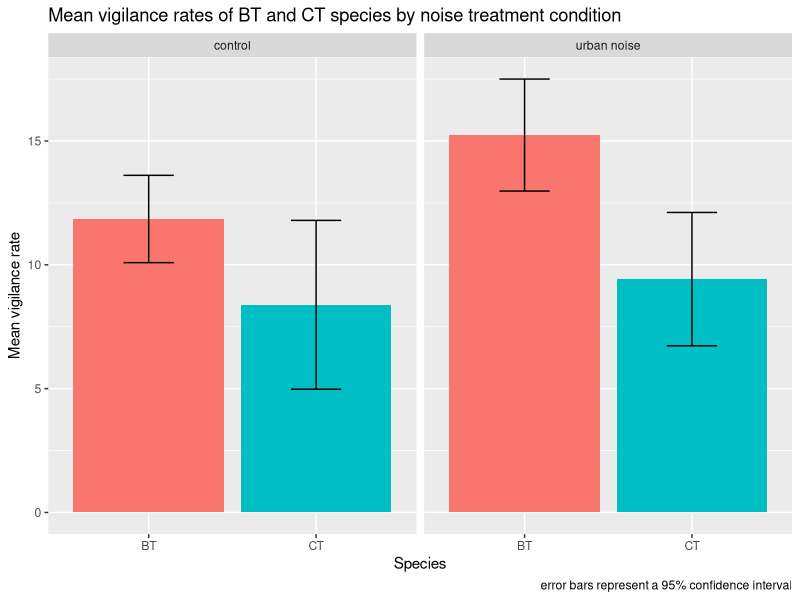
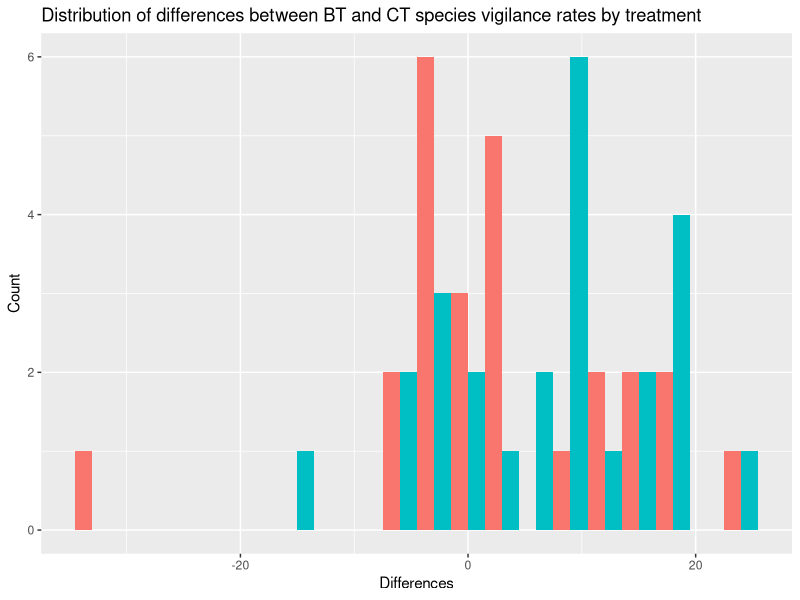
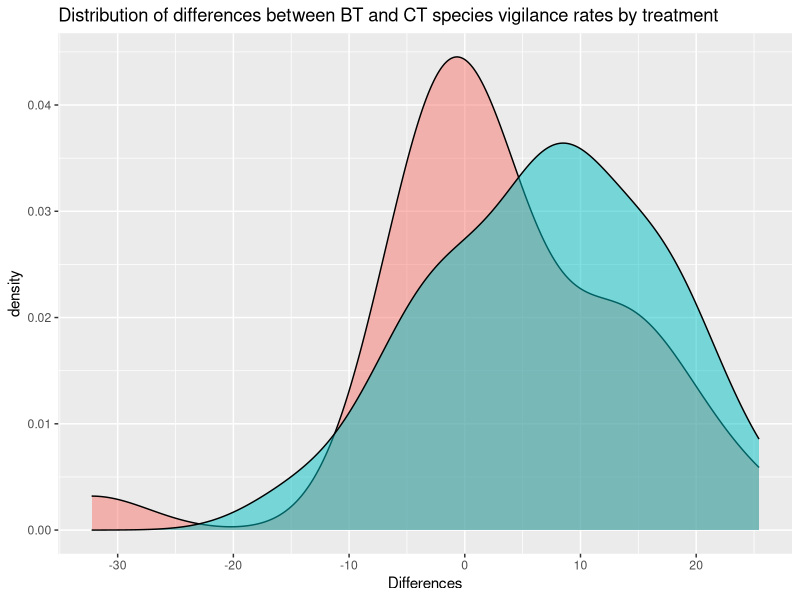
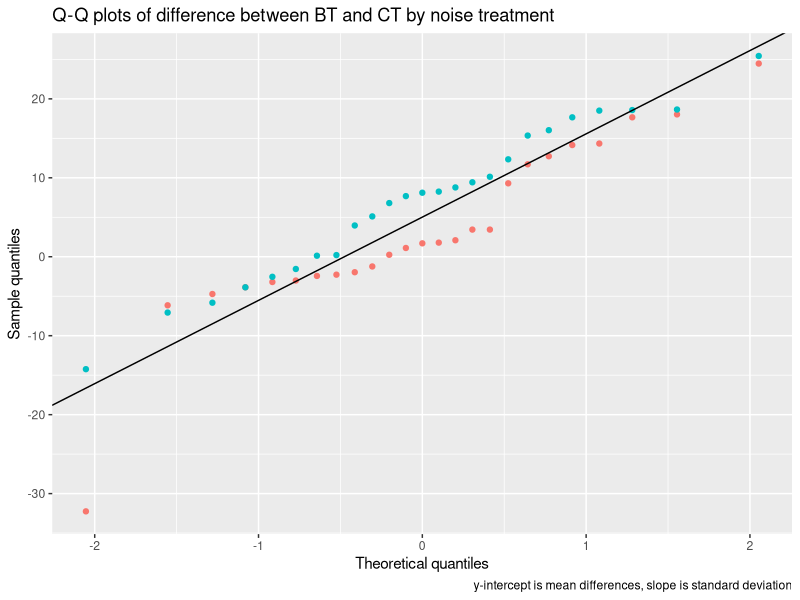
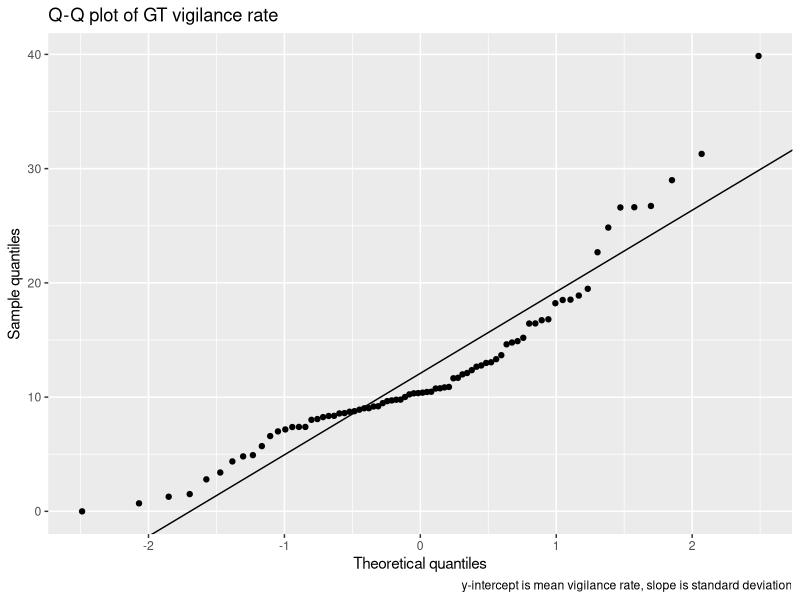
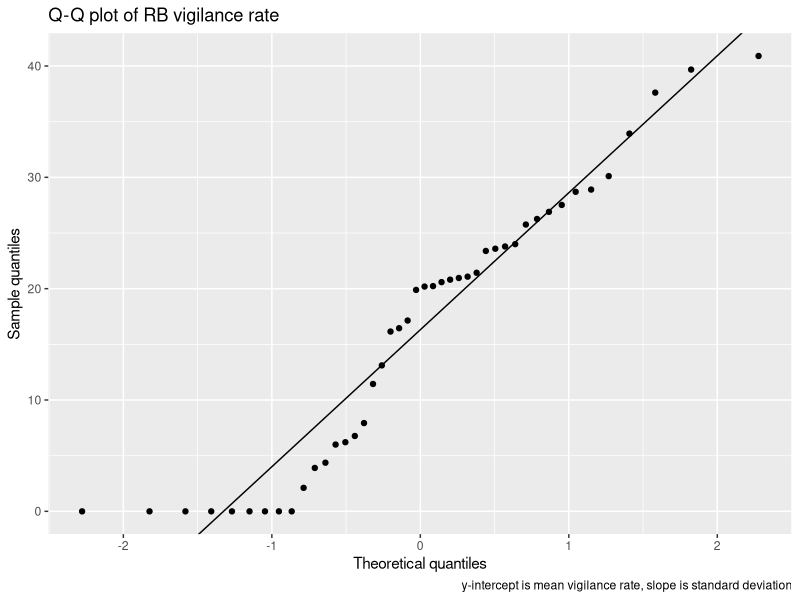
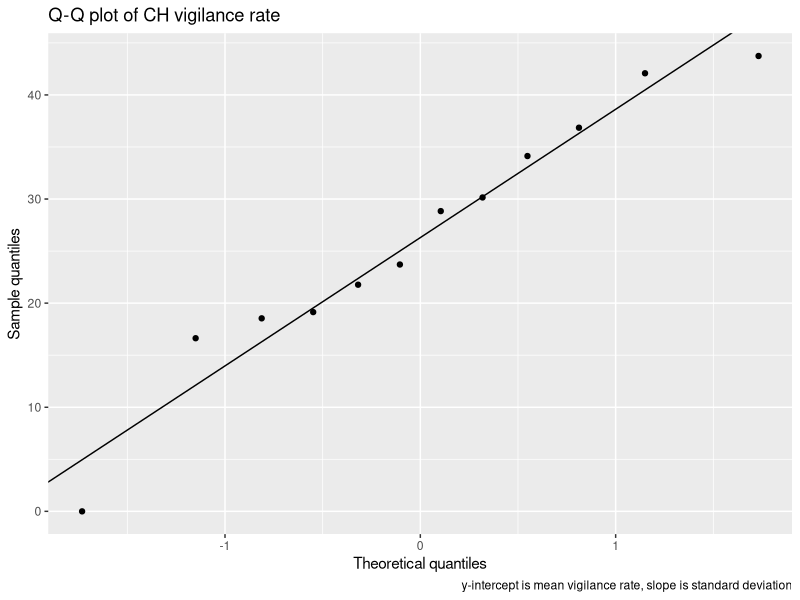
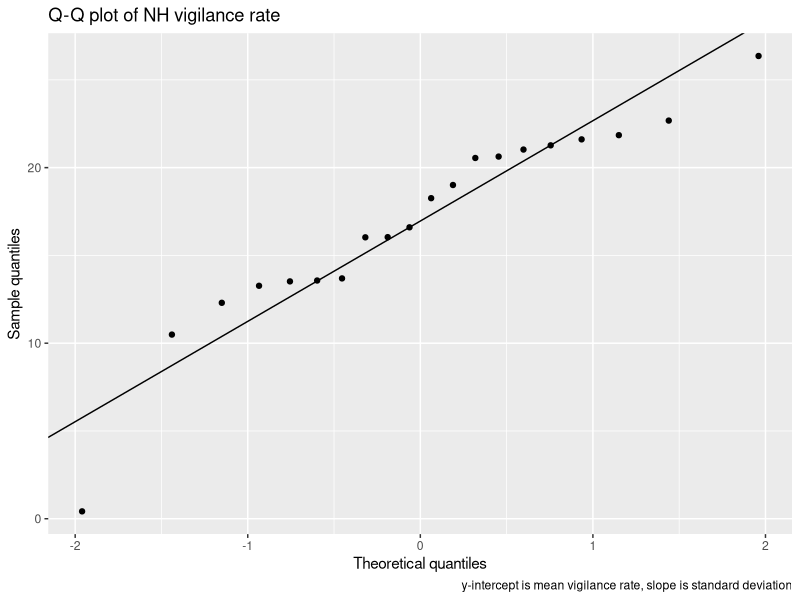

Reproduce these figures in R, in order.
## ---- chunk 1
# keep this chunk in all your RMarkdown scripts
knitr::opts_chunk$set(echo = TRUE)
knitr::opts_chunk$set(tidy.opts = list(width.cutoff = 20), tidy = TRUE)
## ---- chunk 2
# List required packages
library(tidyverse)
library(openxlsx)
library(kableExtra)
library(ggplot2)

## ---- chunk 3
# Load the data
vigilance <- read.xlsx("vigilance.xlsx")

# Clean column names
colnames(vigilance) <- sub(pattern = "\\.\\((.*?)\\)", replacement = '', colnames(vigilance))

ct_bt <- vigilance %>% 
  filter(species == "CT" | species == "BT")

control <- vigilance %>%
  filter(treatment == "control",
         species == "CT" | species == "BT") %>%
  select(site, species, treatment, vigilance.rate) %>%
  pivot_wider(values_from = "vigilance.rate",
              names_from = c("species", "treatment")) %>%
  mutate(control_differences = BT_control - CT_control)

urban <- vigilance %>%
  filter(treatment == "urban noise",
         species == "CT" | species == "BT") %>%
  select(site, species, treatment, vigilance.rate) %>%
  pivot_wider(values_from = "vigilance.rate",
              names_from = c("species", "treatment")) %>%
  mutate(urban_differences = `BT_urban noise` - `CT_urban noise`)

combined <- as.data.frame(c(control %>% select(site, control_differences),
                            urban %>% select(urban_differences))) %>% 
  pivot_longer(cols = control_differences:urban_differences,
                     names_to = "treatment",
                     values_to = "diffs")


# Produce summary table. Be sure to group by species and treatment. 
summary_table <- ct_bt %>%
  group_by(species, treatment) %>%
  summarize(mean_vigilance = mean(vigilance.rate),
            sd_vigilance = sd(vigilance.rate),
            median_vigilance = median(vigilance.rate),
            iqr = IQR(vigilance.rate),
            var = var(vigilance.rate),
            se = sd_vigilance/sqrt(n()),
            CI_low = mean_vigilance - 1.96*se,
            CI_high = mean_vigilance + 1.96*se
  )
summary_table

# Make nice table for printing. Note that your primary goal is to compare species within each condition, which is different 
# from Exercise 1. Think about how to best arrange the summary table to make this comparison as easy as possible.
summarized <- summary_table %>% 
  pivot_longer(cols = "mean_vigilance":"CI_high",
               names_to = "stat",
               values_to = "values") %>%
  pivot_wider(names_from = species, values_from = values)

pretty_summary <- kable(summarized, caption = "Summary statistics by treatment and species")
# Print table
pretty_summary


# Figure comparing the means
summary_table %>% 
  ggplot(aes(x = species, y = mean_vigilance, fill = species)) +
  geom_col(show.legend = FALSE) +
  geom_errorbar(aes(ymin = CI_low, ymax = CI_high), width = 0.3, color = "black") +
  facet_wrap(~treatment) +
  labs(title = "Mean vigilance rates of BT and CT species by noise treatment condition",
       x = "Species",
       y = "Mean vigilance rate",
       caption = "error bars represent a 95% confidence interval")

# Histograms
# Here what matters is a histogram of the differences. You can add to the pivoted wide table created above. 
ggplot(combined, aes(x = diffs, fill = treatment)) +
  geom_histogram(binwidth = 3, position = "dodge", na.rm = TRUE, show.legend = FALSE) +
  labs(title = "Distribution of differences between BT and CT species vigilance rates by treatment",
       x = "Differences",
       y = "Count")

ggplot(combined, aes(x = diffs, fill = treatment)) +
  geom_density(alpha = 0.5, na.rm = TRUE, show.legend = FALSE) +
  labs(title = "Distribution of differences between BT and CT species vigilance rates by treatment",
       x = "Differences")


# Q-Q plots
# Be sure to do these for the differences as well
ggplot(na.omit(combined), aes(sample = diffs, color = treatment)) +
  stat_qq(show.legend = FALSE) +
  geom_abline(aes(intercept = mean(x = diffs), 
                  slope = sd(x = diffs))) +
    labs(title = "Q-Q plots of difference between BT and CT by noise treatment",
       x = "Theoretical quantiles",
       y = "Sample quantiles",
       caption = "y-intercept is mean differences, slope is standard deviation")


## ---- chunk 4
GT <- vigilance %>%
  filter(species == "GT") %>%
  select(site, species, treatment, vigilance.rate) 

ggplot(GT, aes(sample = vigilance.rate)) +
  stat_qq() +
  geom_abline(aes(intercept = mean(x = vigilance.rate), 
                  slope = sd(x = vigilance.rate))) +
  labs(title = "Q-Q plot of GT vigilance rate",
   x = "Theoretical quantiles",
   y = "Sample quantiles",
   caption = "y-intercept is mean vigilance rate, slope is standard deviation")

t.test(formula = GT$vigilance.rate ~ GT$treatment) 

RB <- vigilance %>%
  filter(species == "RB") %>%
  select(site, species, treatment, vigilance.rate) 

ggplot(RB, aes(sample = vigilance.rate)) +
  stat_qq() +
  geom_abline(aes(intercept = mean(x = vigilance.rate), 
                  slope = sd(x = vigilance.rate))) +
  labs(title = "Q-Q plot of RB vigilance rate",
   x = "Theoretical quantiles",
   y = "Sample quantiles",
   caption = "y-intercept is mean vigilance rate, slope is standard deviation")

t.test(formula = RB$vigilance.rate ~ RB$treatment) 

CH <- vigilance %>%
  filter(species == "CH") %>%
  select(site, species, treatment, vigilance.rate) 

ggplot(CH, aes(sample = vigilance.rate)) +
  stat_qq() +
  geom_abline(aes(intercept = mean(x = vigilance.rate), 
                  slope = sd(x = vigilance.rate))) +
  labs(title = "Q-Q plot of CH vigilance rate",
   x = "Theoretical quantiles",
   y = "Sample quantiles",
   caption = "y-intercept is mean vigilance rate, slope is standard deviation")

t.test(formula = CH$vigilance.rate ~ CH$treatment) 

NH <- vigilance %>%
  filter(species == "NH") %>%
  select(site, species, treatment, vigilance.rate) 

ggplot(NH, aes(sample = vigilance.rate)) +
  stat_qq() +
  geom_abline(aes(intercept = mean(x = vigilance.rate), 
                  slope = sd(x = vigilance.rate))) +
  labs(title = "Q-Q plot of NH vigilance rate",
   x = "Theoretical quantiles",
   y = "Sample quantiles",
   caption = "y-intercept is mean vigilance rate, slope is standard deviation")

t.test(formula = NH$vigilance.rate ~ NH$treatment) 


## ---- chunk 5
## WIND SPEED
wind_speed <- vigilance %>%
  select(site, species, treatment, wind.speed) 

wind_summary <- wind_speed %>%
  group_by(treatment) %>%
  summarize(mean_wind = mean(wind.speed),
            sd_wind = sd(wind.speed),
            median_wind = median(wind.speed),
            iqr = IQR(wind.speed),
            var = var(wind.speed),
            se = sd_wind/sqrt(n()),
            CI_low = mean_wind - 1.96*se,
            CI_high = mean_wind + 1.96*se
  )
wind_summary

summarized_wind <- wind_summary %>% 
  pivot_longer(cols = "mean_wind":"CI_high",
               names_to = "stat",
               values_to = "values") %>%
  pivot_wider(names_from = treatment, values_from = values)

pretty_summary_wind <- kable(summarized_wind, caption = "Summary statistics by treatment for wind speed")
pretty_summary_wind


# Figure comparing the means
wind_summary %>% 
  ggplot(aes(x = treatment, y = mean_wind, fill = treatment)) +
  geom_col(show.legend = FALSE) +
  geom_errorbar(aes(ymin = CI_low, ymax = CI_high), width = 0.3, color = "black") +
  labs(title = "Mean wind speed by noise treatment condition",
       x = "Treatment condition",
       y = "Mean wind speed",
       caption = "error bars represent a 95% confidence interval")

# Histograms
ggplot(wind_speed, aes(x = wind.speed, fill = treatment)) +
  geom_histogram(binwidth = 1, position = "dodge", na.rm = TRUE, show.legend = FALSE) +
  labs(title = "Distribution of wind speed by treatment",
       x = "Wind speed",
       y = "Count")

ggplot(wind_speed, aes(x = wind.speed, fill = treatment)) +
  geom_density(alpha = 0.5, na.rm = TRUE, show.legend = FALSE) +
  labs(title = "Distribution of wind speed by treatment",
       x = "Wind speed")

# Q-Q plots
ggplot(wind_speed, aes(sample = wind.speed, color = treatment)) +
  stat_qq(show.legend = FALSE) +
  geom_abline(aes(intercept = mean(x = wind.speed), 
                  slope = sd(x = wind.speed))) +
  labs(title = "Q-Q plot of wind speed by treatment",
   x = "Theoretical quantiles",
   y = "Sample quantiles",
   caption = "y-intercept is mean wind speed, slope is standard deviation")

t.test(formula = wind_speed$wind.speed ~ wind_speed$treatment)
## ---- chunk 6
## TEMPERATURE
temperature <- vigilance %>%
  select(site, species, treatment, temperature) 

temperature_summary <- temperature %>%
  group_by(treatment) %>%
  summarize(mean_temp = mean(temperature),
            sd_temp = sd(temperature),
            median_temp = median(temperature),
            iqr = IQR(temperature),
            var = var(temperature),
            se = sd_temp/sqrt(n()),
            CI_low = mean_temp - 1.96*se,
            CI_high = mean_temp + 1.96*se
  )
temperature_summary

summarized_temp <- temperature_summary %>% 
  pivot_longer(cols = "mean_temp":"CI_high",
               names_to = "stat",
               values_to = "values") %>%
  pivot_wider(names_from = treatment, values_from = values)

pretty_summary_temp <- kable(summarized_temp, caption = "Summary statistics by treatment for temperature")
pretty_summary_temp


# Figure comparing the means
temperature_summary %>% 
  ggplot(aes(x = treatment, y = mean_temp, fill = treatment)) +
  geom_col(show.legend = FALSE) +
  geom_errorbar(aes(ymin = CI_low, ymax = CI_high), width = 0.3, color = "black") +
  labs(title = "Mean temperature by noise treatment condition",
       x = "Treatment condition",
       y = "Mean temperature",
       caption = "error bars represent a 95% confidence interval")

# Histograms
ggplot(temperature, aes(x = temperature, fill = treatment)) +
  geom_histogram(binwidth = 1, position = "dodge", na.rm = TRUE, show.legend = FALSE) +
  labs(title = "Distribution of temperature by treatment",
       x = "Temperature",
       y = "Count")

ggplot(temperature, aes(x = temperature, fill = treatment)) +
  geom_density(alpha = 0.5, na.rm = TRUE, show.legend = FALSE) +
  labs(title = "Distribution of temperature by treatment",
       x = "Temperature")

# Q-Q plots
ggplot(temperature, aes(sample = temperature, color = treatment)) +
  stat_qq(show.legend = FALSE) +
  geom_abline(aes(intercept = mean(x = temperature), 
                  slope = sd(x = temperature))) +
  labs(title = "Q-Q plot of temperature by treatment",
   x = "Theoretical quantiles",
   y = "Sample quantiles",
   caption = "y-intercept is mean temperature, slope is standard deviation")

t.test(formula = temperature$temperature ~ temperature$treatment)
## ---- chunk 7
## HOURS FROM SUNRISE
sunrise_hours <- vigilance %>%
  select(site, species, treatment, hours.from.sunrise) 

sun_hours_summary <- sunrise_hours %>%
  group_by(treatment) %>%
  summarize(mean_sun_hours = mean(hours.from.sunrise),
            sd_sun_hours = sd(hours.from.sunrise),
            median_sun_hours = median(hours.from.sunrise),
            iqr = IQR(hours.from.sunrise),
            var = var(hours.from.sunrise),
            se = sd_sun_hours/sqrt(n()),
            CI_low = mean_sun_hours - 1.96*se,
            CI_high = mean_sun_hours + 1.96*se
  )
sun_hours_summary

summarized_sun_hours <- sun_hours_summary %>% 
  pivot_longer(cols = "mean_sun_hours":"CI_high",
               names_to = "stat",
               values_to = "values") %>%
  pivot_wider(names_from = treatment, values_from = values)

pretty_summary_sun <- kable(summarized_sun_hours, caption = "Summary statistics by treatment for hours from sunrise")
pretty_summary_sun


# Figure comparing the means
sun_hours_summary %>% 
  ggplot(aes(x = treatment, y = mean_sun_hours, fill = treatment)) +
  geom_col(show.legend = FALSE) +
  geom_errorbar(aes(ymin = CI_low, ymax = CI_high), width = 0.3, color = "black") +
  labs(title = "Mean hours from sunrise by noise treatment condition",
       x = "Treatment condition",
       y = "Mean hours from sunrise",
       caption = "error bars represent a 95% confidence interval")

# Histograms
ggplot(sunrise_hours, aes(x = hours.from.sunrise, fill = treatment)) +
  geom_histogram(binwidth = 0.5, position = "dodge", na.rm = TRUE, show.legend = FALSE) +
  labs(title = "Distribution of hours from sunrise by treatment",
       x = "Hours from sunrise",
       y = "Count")

ggplot(sunrise_hours, aes(x = hours.from.sunrise, fill = treatment)) +
  geom_density(alpha = 0.5, na.rm = TRUE, show.legend = FALSE) +
  labs(title = "Distribution of hours from sunrise by treatment",
       x = "Hours from sunrise")

# Q-Q plots
ggplot(sunrise_hours, aes(sample = hours.from.sunrise, color = treatment)) +
  stat_qq(show.legend = FALSE) +
  geom_abline(aes(intercept = mean(x = hours.from.sunrise), 
                  slope = sd(x = hours.from.sunrise))) +
  labs(title = "Q-Q plot of hours from sunrise by treatment",
   x = "Theoretical quantiles",
   y = "Sample quantiles",
   caption = "y-intercept is mean hours from sunrise, slope is standard deviation")

t.test(formula = sunrise_hours$hours.from.sunrise ~ sunrise_hours$treatment)
